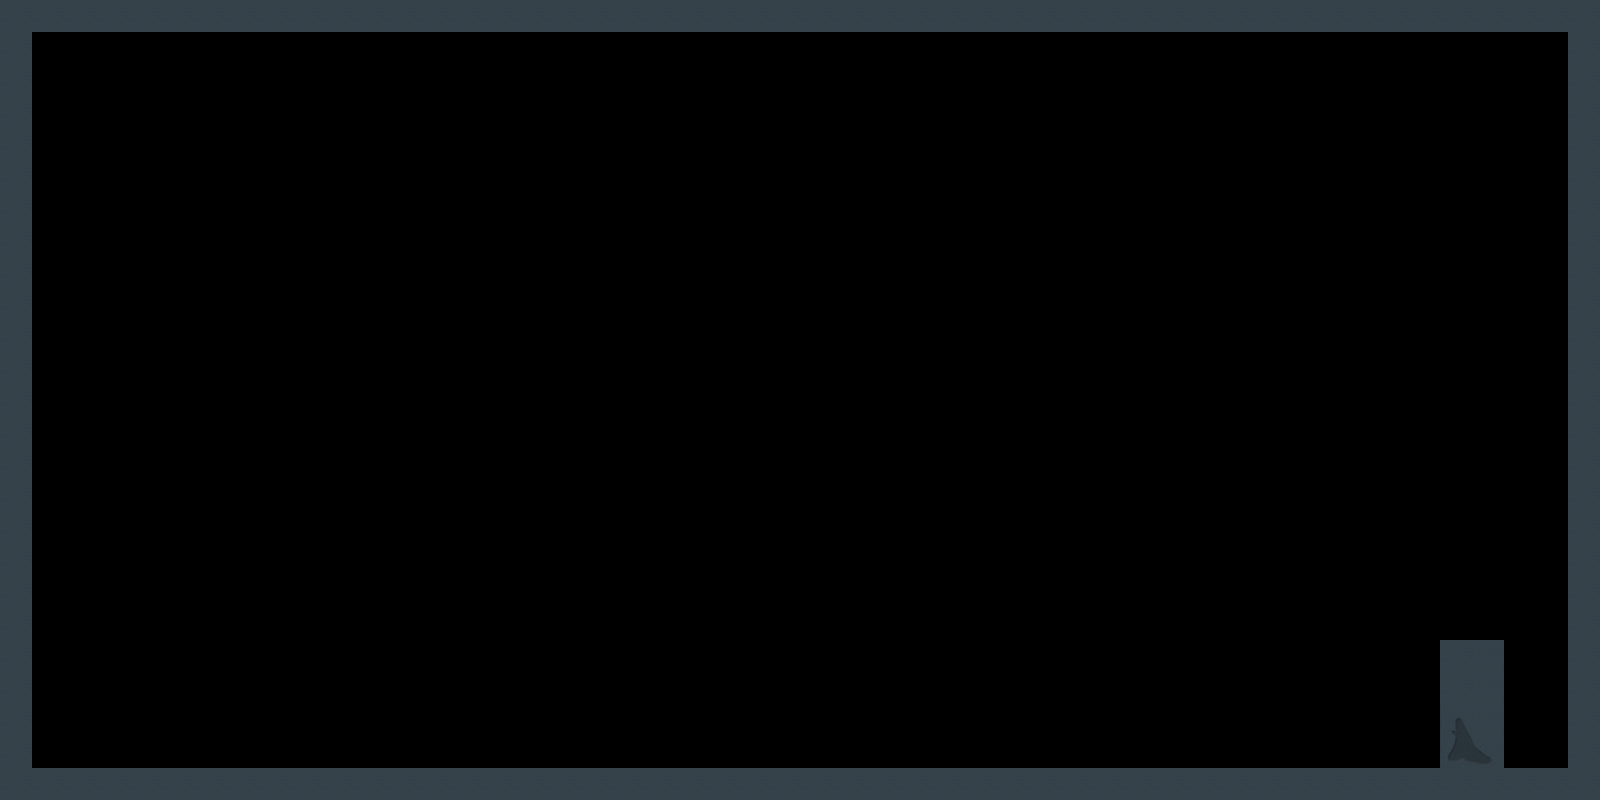

The image is a tile-based game level rendered from a .tmx file. Its description and source (layers, tilesets, objects; grid data summarised) follow:
An orthogonal 50x25 tile map with 32x32 px tiles, 1 tile layer (Tile Layer 1) and 2 objects.

<map version="1.0" orientation="orthogonal" width="50" height="25" tilewidth="32" tileheight="32">
 <tileset firstgid="1" name="diffuse" tilewidth="32" tileheight="32">
  <image source="diffuse.png" width="512" height="320" />
 </tileset>
 <layer name="Tile Layer 1" width="50" height="25">
  <data>[1250 cells, 154 non-empty, 5 distinct tile ids]</data>
 </layer>
 <objectgroup color="#15a400" name="Static" width="50" height="25">
  <object x="1" y="0" width="28" height="799" />
  <object x="30" y="769" width="1571" height="31" />
 </objectgroup>
</map>
